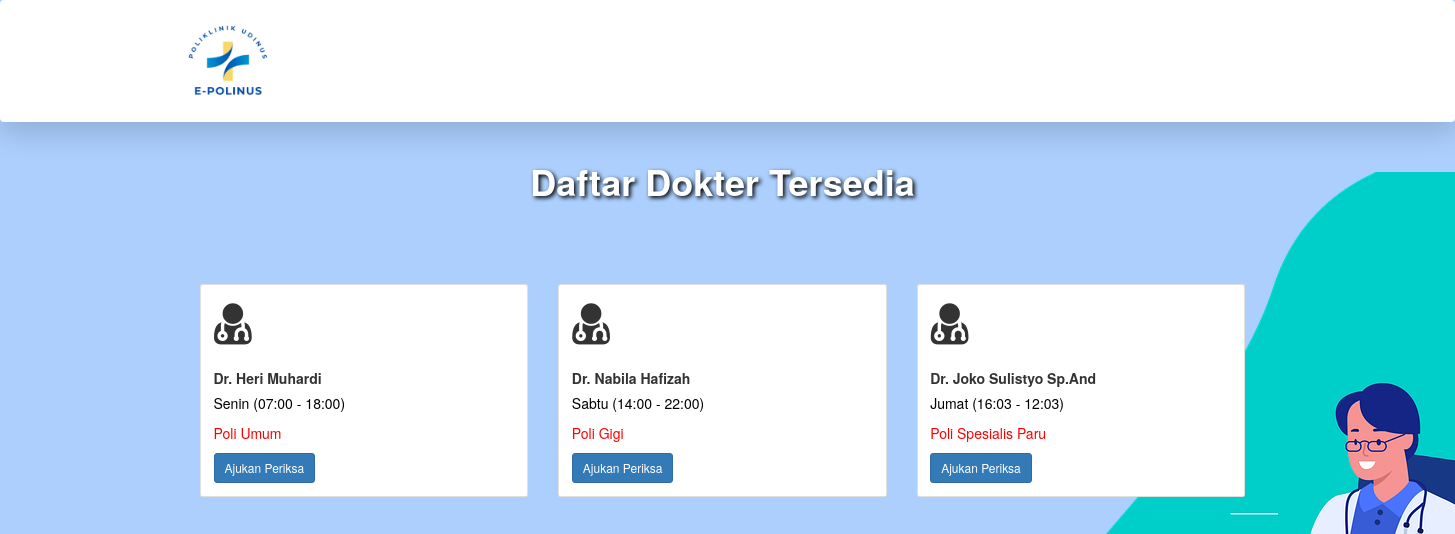
The page /pilihDokter.php on the database its author committed.
### tables this page shows
CREATE TABLE `dokter` (
  `id` int(11) UNSIGNED NOT NULL,
  `nama` varchar(255) NOT NULL,
  `alamat` varchar(255) NOT NULL,
  `no_hp` varchar(50) NOT NULL,
  `id_poli` int(11) UNSIGNED NOT NULL
);

CREATE TABLE `jadwal_periksa` (
  `id_jadwal` int(11) UNSIGNED NOT NULL,
  `id_dokter` int(11) UNSIGNED NOT NULL,
  `hari` enum('Senin','Selasa','Rabu','Kamis','Jumat','Sabtu') NOT NULL,
  `jam_mulai` time NOT NULL,
  `jam_selesai` time NOT NULL,
  `status` tinyint(1) NOT NULL DEFAULT 0
);

CREATE TABLE `poli` (
  `id` int(11) UNSIGNED NOT NULL,
  `nama_poli` varchar(25) NOT NULL,
  `keterangan` text NOT NULL
);

### pilihDokter.php (the view, shortened to what this page needs)
<!DOCTYPE html>
<html>
	<head>
		<link rel="stylesheet" href="fonts/linearicons/style.css">
		<link rel="stylesheet" href="assets/css/style.css">
        <link rel="stylesheet" href="https://maxcdn.bootstrapcdn.com/bootstrap/4.3.1/css/bootstrap.min.css">
        <link href="vendor/bootstrap/css/bootstrap.min.css" rel="stylesheet">
        <link href="vendor/metisMenu/metisMenu.min.css" rel="stylesheet">
        <link href="dist/css/sb-admin-2.css" rel="stylesheet">
        <link href="vendor/morrisjs/morris.css" rel="stylesheet">
        <link href="vendor/font-awesome/css/font-awesome.min.css" rel="stylesheet" type="text/css">
        <link href="vendor/datatables-plugins/dataTables.bootstrap.css" rel="stylesheet">
         <link href="vendor/datatables-responsive/dataTables.responsive.css" rel="stylesheet">
	</head>
	<body>
    <nav class="navbar navbar-expand-lg navbar-dark bg-white shadow-lg pb-3 pt-3 font-weight-bold">
            <div class="container"><a href="index.php" > <img src="assets/img/icons/logo.png" alt="" width="100" height="100" style="margin-right:1000px;"/>
                </a>
            </div>
        </nav>
		<div class="container">
		<div class="inner-2">
        <div class="row mb-5">
        <div class="col  mb-5">
            <h1 style="text-align: center; font-weight: bold;" class="text-shadow">Daftar Dokter Tersedia</h1>
        </div>
    </div>
    <div class="card-body">
    <?php
    include 'koneksi.php';
    $query = "SELECT * FROM dokter
              INNER JOIN poli ON dokter.id_poli = poli.id
              INNER JOIN jadwal_periksa ON jadwal_periksa.id_dokter = dokter.id
              WHERE dokter.id != '5' AND jadwal_periksa.status != '0'";
    $result = mysqli_query($koneksi, $query);
    while ($row = mysqli_fetch_array($result, MYSQLI_ASSOC)) :
    ?>
        <div class="col-md-4">
            <div class="card mb-3">
                <i class="fa fa-user-md icon-dokter" style="font-size:48px; margin-top:15px;"></i>
                <div class="card-body">
                    <h5 class="card-title"><?= htmlspecialchars($row['nama'], ENT_QUOTES, 'UTF-8'); ?></h5>
                    <p class="card-text-2"><?= htmlspecialchars($row['hari'], ENT_QUOTES, 'UTF-8'); ?>
                        (<?= date('H:i', strtotime($row['jam_mulai'])); ?> - <?= date('H:i', strtotime($row['jam_selesai'])); ?>)
                    </p>
                    <p class="card-text"><?= htmlspecialchars($row['nama_poli'], ENT_QUOTES, 'UTF-8'); ?></p>
                    <a href="pasienLama.php?id_jadwal=<?= urlencode($row['id_jadwal']); ?>" type="button" class="btn btn-sm btn-primary">Ajukan Periksa</a>
                </div>
            </div>
        </div>
    <?php endwhile; ?>
</div>
		</div>
		</div>
	</body>
</html>

### assets/css/style.css (style rules this page uses)
* { -webkit-box-sizing: border-box; -moz-box-sizing: border-box; box-sizing: border-box; }
body { font-family: "Muli-Regular"; font-size: 14px; margin: 0; color: #999; }
p, h1, h2, h3, h4, h5, h6, ul { margin: 0; }
img { max-width: 100%; }
a { text-decoration: none; }
.inner-2 { position: relative; width: 1100px; }
.icon-dokter { margin-left: 13px; }
.card-title { font-weight: bold; }
.card-text { color: red; }
.card-text-2 { color: black; }

### pilihDokter.php (style rules this page uses)
body { background-color: #accffe; }
.text-shadow { color: white; text-shadow: 2px 2px 4px #000000; }

### rows shown on the page
dokter: nama "Dr. Heri Muhardi", jadwal_periksa.hari "Senin", jadwal_periksa.jam_mulai "07:00", jadwal_periksa.jam_selesai "18:00", id_poli.nama_poli "Poli Umum"
dokter: nama "Dr. Nabila Hafizah", jadwal_periksa.hari "Sabtu", jadwal_periksa.jam_mulai "14:00", jadwal_periksa.jam_selesai "22:00", id_poli.nama_poli "Poli Gigi"
dokter: nama "Dr. Joko Sulistyo Sp.And", jadwal_periksa.hari "Jumat", jadwal_periksa.jam_mulai "16:03", jadwal_periksa.jam_selesai "12:03", id_poli.nama_poli "Poli Spesialis Paru"
